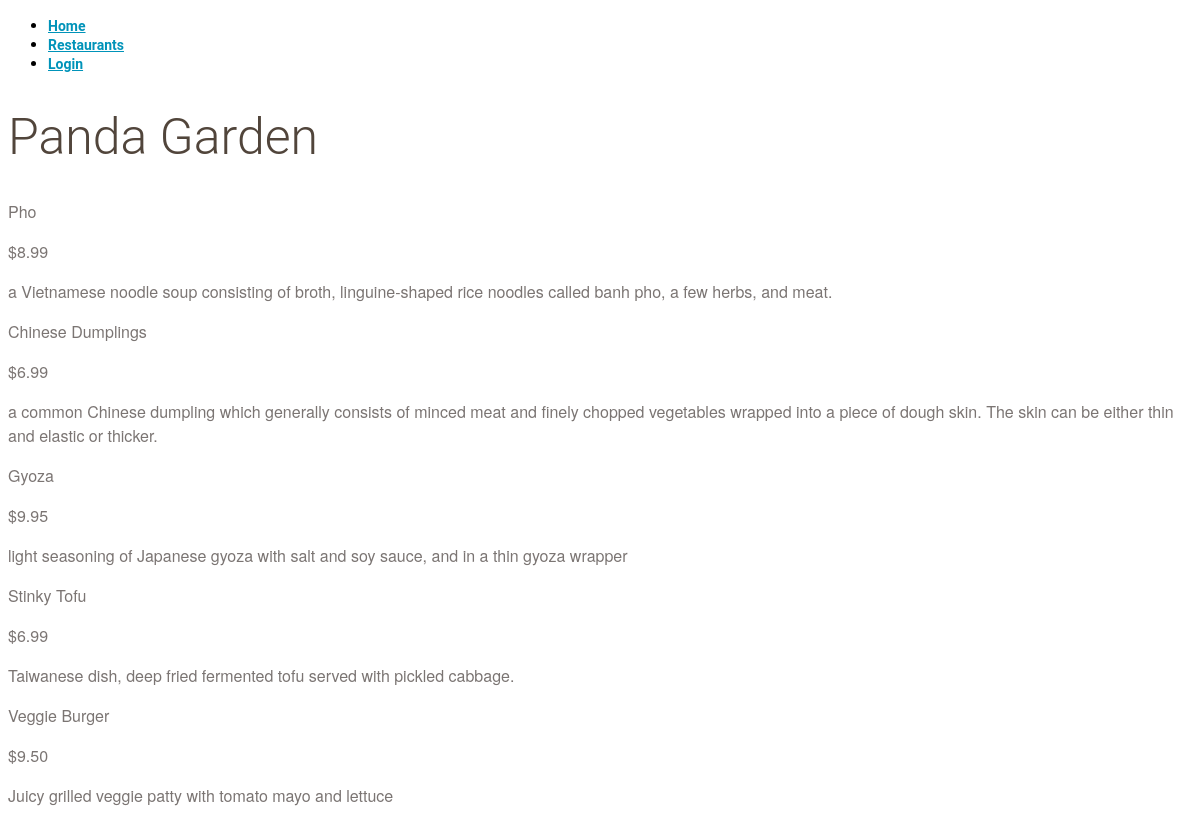
The page /restaurant/3 on the database its author committed.
### Restaurant-catalog-mini-project/database_setup.py (models this page shows, shortened)
class Restaurant(Base):
    __tablename__ = 'restaurant'
    id = Column(Integer, primary_key=True)
    name = Column(String(250), nullable=False)
    user_id = Column(Integer, ForeignKey('user.id'))
    user = relationship(User)

class MenuItem(Base):
    __tablename__ = 'menu_item'
    name = Column(String(80), nullable=False)
    id = Column(Integer, primary_key=True)
    description = Column(String(8))
    price = Column(String(8))
    course = Column(String(250))
    restaurant_id = Column(Integer, ForeignKey('restaurant.id'))
    restaurant = relationship(Restaurant)
    user_id = Column(Integer, ForeignKey('user.id'))
    user = relationship(User)

### Restaurant-catalog-mini-project/methods/showRestaurants.py (the view)
@routes.route("/restaurant/<int:restaurant_id>")
def showRestaurant(restaurant_id):
    restaurant = session.query(
        Restaurant).filter_by(id=restaurant_id).one()
    items = session.query(MenuItem).filter_by(
        restaurant_id=restaurant_id).all()
    creator = userMethods.getUserInfo(restaurant.user_id)
    if 'username' not in login_session or creator.id != login_session['user_id']:
        return render_template('public-menu.html', restaurant=restaurant,
                               items=items, restaurant_id=restaurant_id)
    else:
        return render_template('menu.html', restaurant=restaurant,
                               items=items, restaurant_id=restaurant_id)

### Restaurant-catalog-mini-project/methods/userMethods.py (called while the page is built)
def getUserInfo(user_id):
    user = session.query(User).filter_by(id=user_id).one()
    return user

### Restaurant-catalog-mini-project/templates/public-menu.html
{% extends "base.html" %}
{% set active_page = "TODO" %}
{% block content %}
<h1>{{restaurant.name}}</h1>
{% for i in items %}
<div>
    <div class = 'nameAndPrice'>
		<span class = 'name'><p>{{i.name}}</p></span>
		<span class = 'price'>
		<p>{{i.price}} </p>
	</span>
	</div>
	<div class="description">
		<p>{{i.description}}</p>
	</div>
	</div>
</div>
{% endfor %}
{% endblock %}

### Restaurant-catalog-mini-project/static/style.css (style rules this page uses)
* { font-family: "Helvetica Neue Bold", Roboto, Helvetica, Arial, sans-serif; font-weight: 700; }
h1 { font-family: "Helvetica Neue Light", Roboto, Helvetica, Arial, sans-serif; font-size: 50px; color: #51453B; line-height: 60px; font-weight: 300; }
p { font-family: "Helvetica Neue", Roboto, Helvetica, Arial, sans-serif; font-size: 16px; color: #7B7573; line-height: 24px; font-weight: 400; }

### rows shown on the page
Restaurant: name "Panda Garden"
MenuItem: name "Pho", price "$8.99", description "a Vietnamese noodle soup consisting of broth, linguine-shaped rice noodles called banh pho, a few herbs, and meat."
MenuItem: name "Chinese Dumplings", price "$6.99", description "a common Chinese dumpling which generally consists of minced meat and finely chopped vegetables wrapped into a piece of dough skin. The skin can be either thin and elastic or thicker."
MenuItem: name "Gyoza", price "$9.95", description "light seasoning of Japanese gyoza with salt and soy sauce, and in a thin gyoza wrapper"
MenuItem: name "Stinky Tofu", price "$6.99", description "Taiwanese dish, deep fried fermented tofu served with pickled cabbage."
MenuItem: name "Veggie Burger", price "$9.50", description "Juicy grilled veggie patty with tomato mayo and lettuce"

### other values the page prints
{{ caption|e }} "Home" "Restaurants" "Login"
